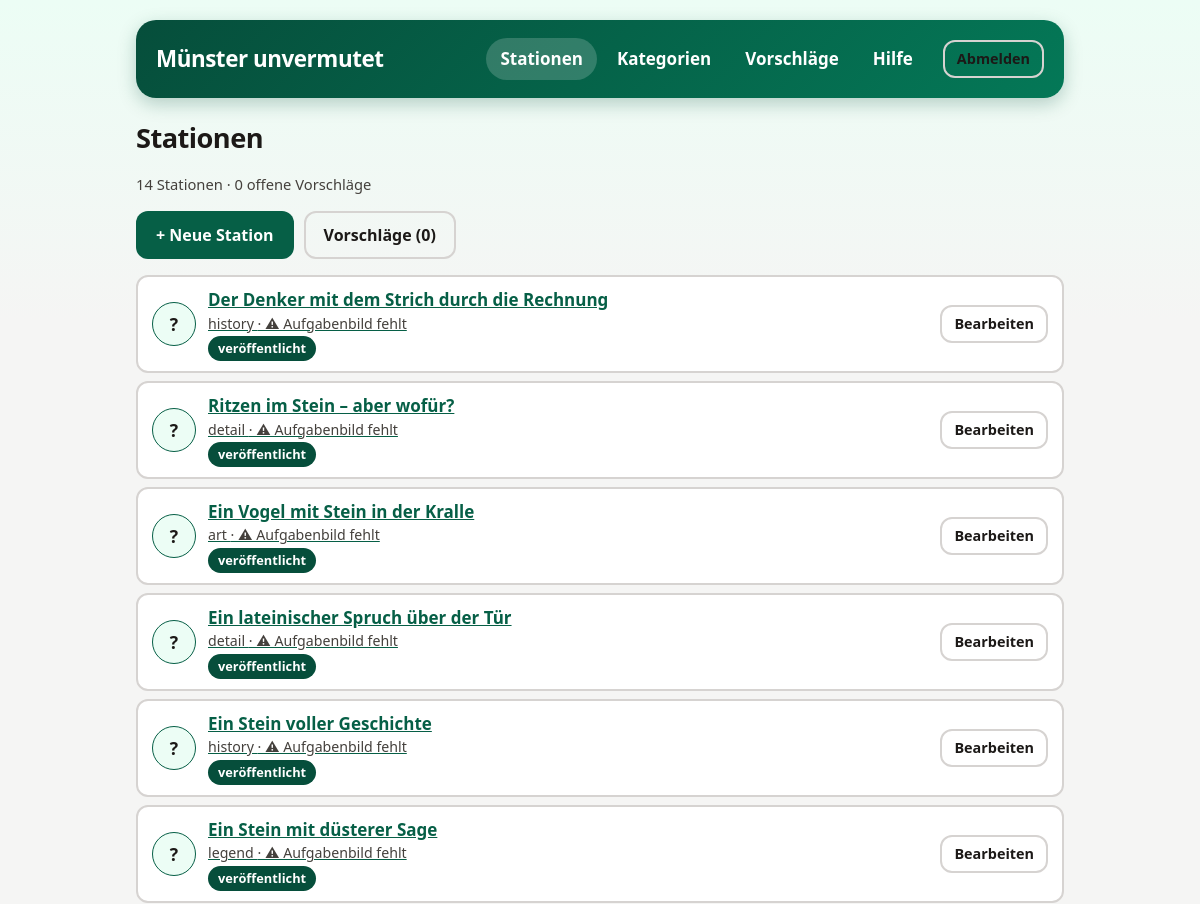
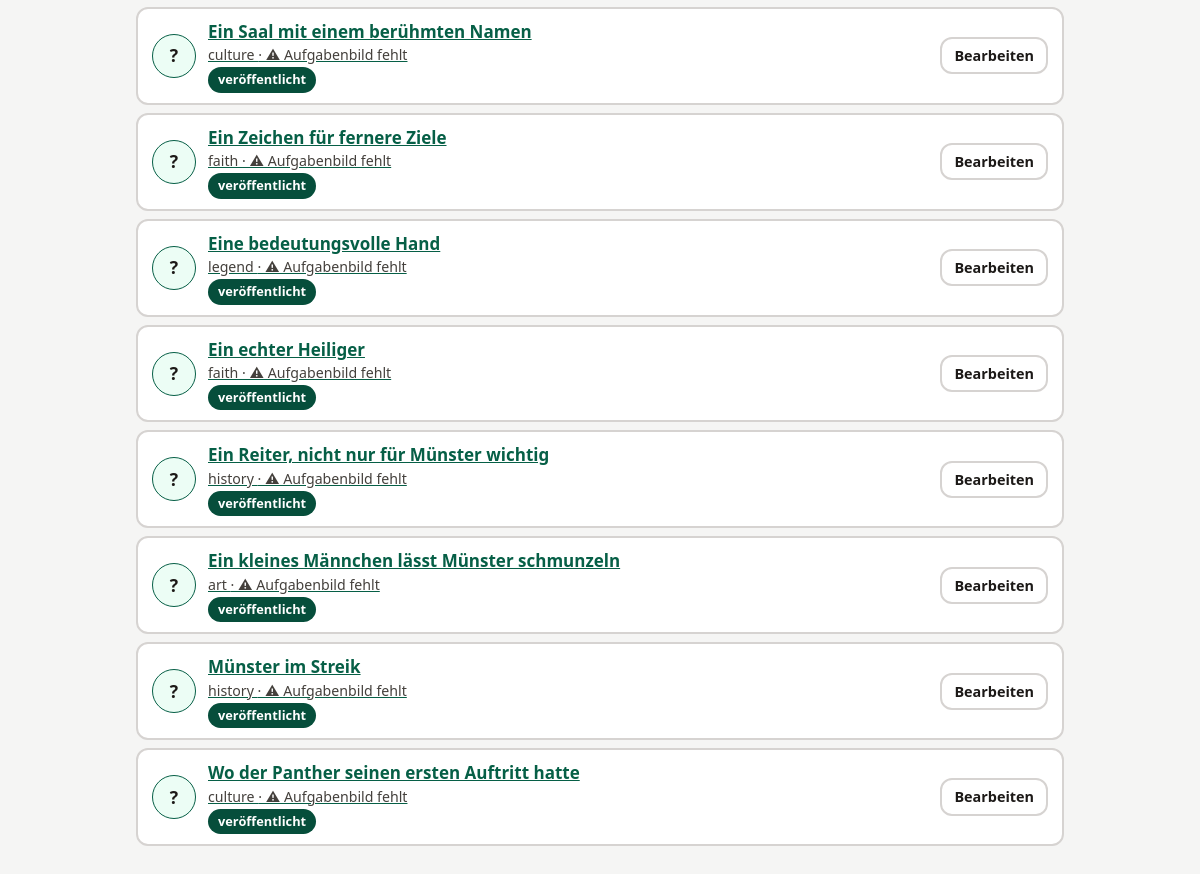
/admin/index.php (signed in), run on an earlier commit of the app's database (2 pictures, top to bottom).
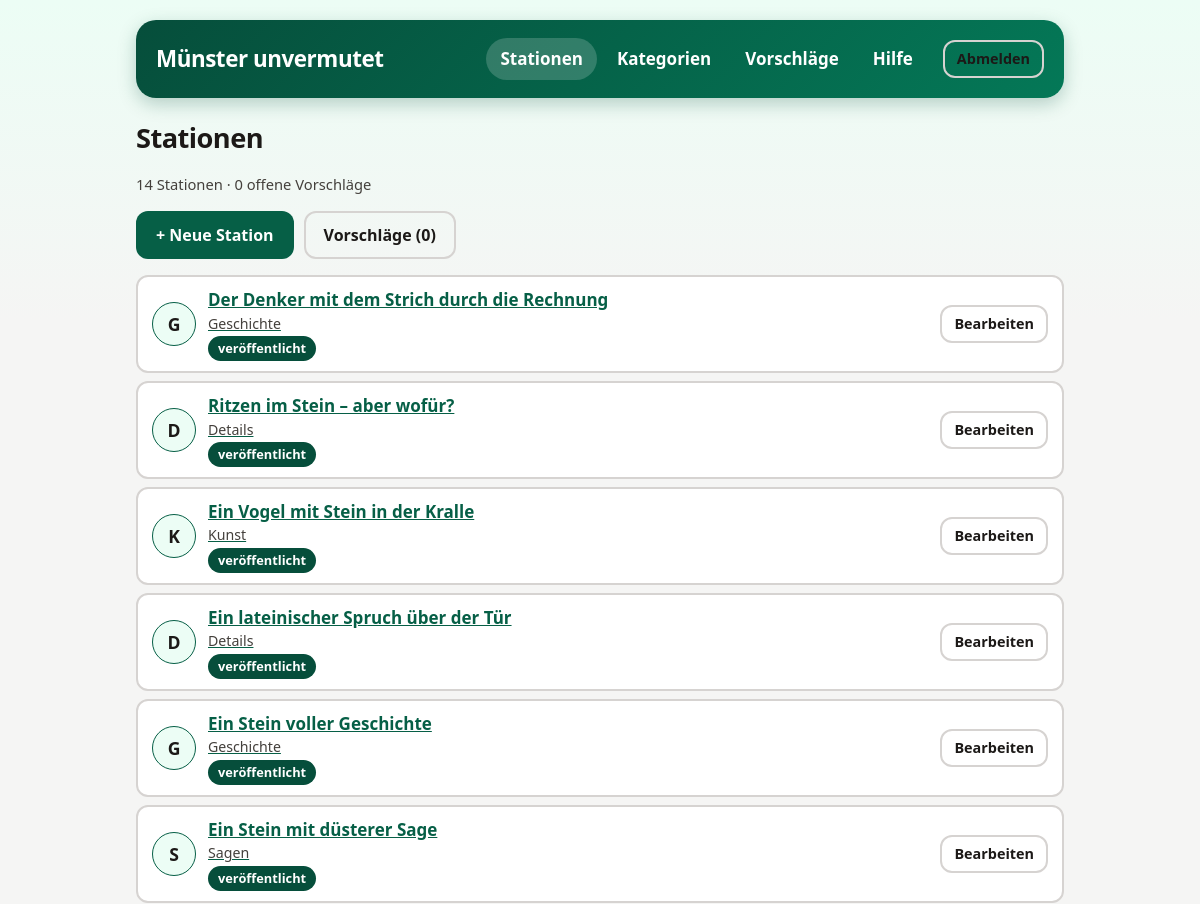
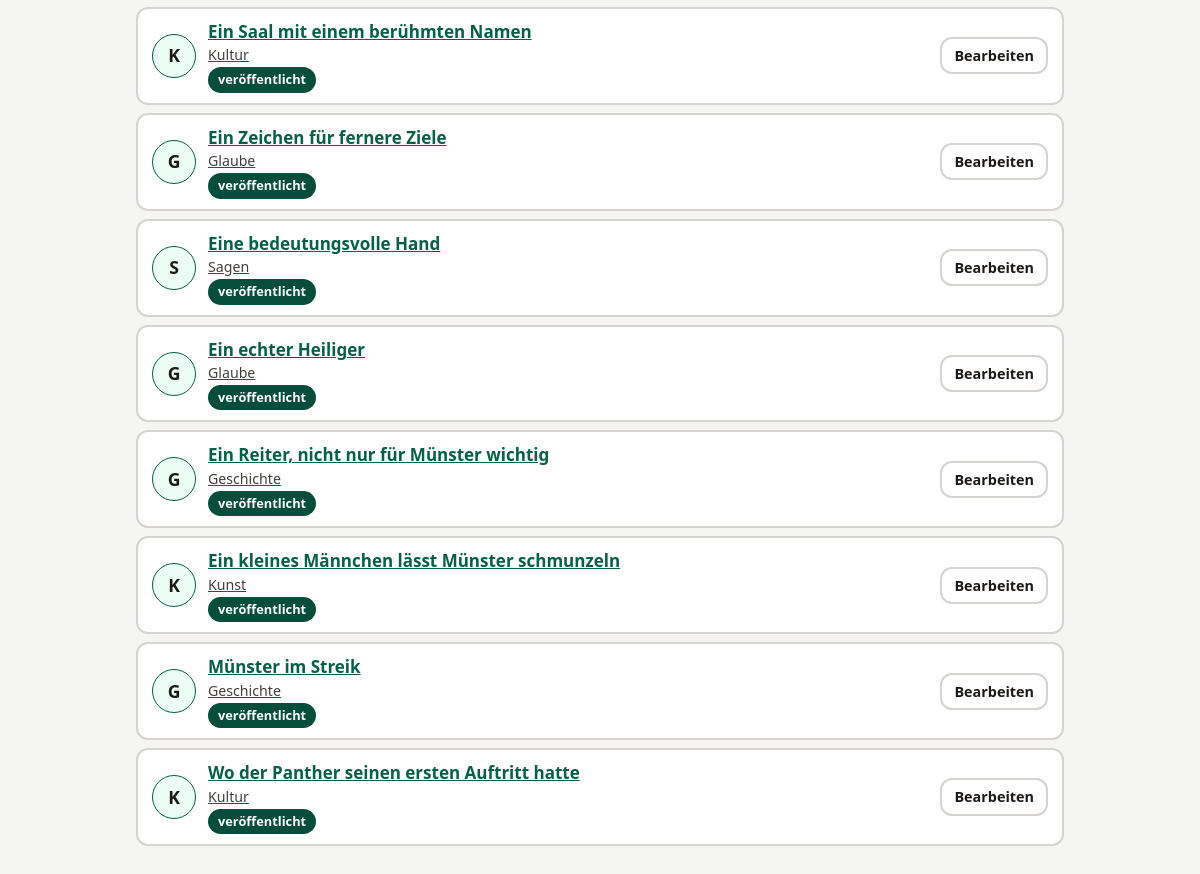
And on a later commit of the database (2 pictures, top to bottom).
### tables this page shows
CREATE TABLE stations (
    id TEXT PRIMARY KEY,
    number INTEGER NOT NULL,
    title TEXT NOT NULL,
    hint TEXT NOT NULL,
    lat NUMERIC NOT NULL,
    lon NUMERIC NOT NULL,
    correct_option_index INTEGER NOT NULL,
    solution_title TEXT NOT NULL,
    solution_caption TEXT,
    info TEXT NOT NULL,
    task_image TEXT NOT NULL,
    solution_image TEXT,
    category TEXT NOT NULL,
    status TEXT NOT NULL DEFAULT 'published'
        CHECK (status IN ('published', 'archived')),
    created_at TEXT NOT NULL,
    updated_at TEXT NOT NULL
);

CREATE TABLE categories (
    id TEXT PRIMARY KEY,
    name TEXT NOT NULL,
    description TEXT NOT NULL DEFAULT '',
    icon TEXT,
    created_at TEXT NOT NULL,
    updated_at TEXT NOT NULL
);

### includes/config.php (called while the page is built, shortened)
<?php
function config(string $key = null)
{
    static $config = null;
    if ($config === null) {
        $root = dirname(__DIR__);
        $config = [
            'root' => $root,
            'db_path' => $root . '/data/game.sqlite',
            'schema_path' => $root . '/setup/schema.sql',
            'upload_dir' => $root . '/uploads',
            'upload_url' => 'uploads',
            'upload_max_bytes' => 8 * 1024 * 1024,
            'upload_max_edge' => 4000,
            'session_name' => 'muenster_admin',
            'session_timeout' => 300,
            'login_max_attempts' => 5,
            'login_window' => 900,
            'suggest_max_per_hour' => 5,
            'allow_http_links' => true,
            'timezone' => 'Europe/Berlin',
        ];
        date_default_timezone_set($config['timezone']);
    }
    return $key === null ? $config : $config[$key];
}

### includes/database.php (called while the page is built, shortened)
<?php
require_once __DIR__ . '/config.php';
function db(): PDO
{
    static $pdo = null;
    if ($pdo === null) {
        $path = config('db_path');
        $isNew = !is_file($path);
        $pdo = new PDO('sqlite:' . $path, null, null, [
            PDO::ATTR_ERRMODE => PDO::ERRMODE_EXCEPTION,
            PDO::ATTR_DEFAULT_FETCH_MODE => PDO::FETCH_ASSOC,
            PDO::ATTR_EMULATE_PREPARES => false,
        ]);
        $pdo->exec('PRAGMA foreign_keys = ON');
        $pdo->exec('PRAGMA busy_timeout = 5000');
        $pdo->exec((string) file_get_contents(config('schema_path')));
    }
    return $pdo;
}

### includes/validation.php (called while the page is built, shortened)
<?php
require_once __DIR__ . '/config.php';
require_once __DIR__ . '/database.php';
function all_categories(): array
{
    return db()->query('SELECT id, name, description, icon FROM categories ORDER BY name COLLATE NOCASE')->fetchAll();
}

### includes/uploads.php (called while the page is built, shortened)
<?php
require_once __DIR__ . '/config.php';
function is_managed_upload(?string $path): bool
{
    return (bool) $path && (bool) preg_match('#^' . preg_quote(config('upload_url'), '#') . '/[a-f0-9]{32}\.(?:jpg|png)$#', $path);
}

### admin/index.php (the view, shortened to what this page needs)
<?php
require __DIR__ . '/_bootstrap.php';
$admin = require_admin();
$stations = db()->query('SELECT id, title, category, status, task_image FROM stations ORDER BY number')->fetchAll();
$categories = array_column(all_categories(), null, 'id');
$pending = (int) db()->query("SELECT COUNT(*) FROM station_suggestions WHERE status = 'pending'")->fetchColumn();
admin_header('Stationen', $admin);
?>
<h1 class="admin-title">Stationen</h1>
<p class="page-subtitle task-intro"><?= count($stations) ?> Stationen · <?= $pending ?> offene Vorschläge</p>
<div class="admin-toolbar">
  <a class="btn" href="station-edit.php">+ Neue Station</a>
  <a class="btn secondary" href="suggestions.php">Vorschläge (<?= $pending ?>)</a>
</div>
<ul class="station-list">
  <?php foreach ($stations as $s): $c = $categories[$s['category']] ?? null; $archived = $s['status'] !== 'published'; ?>
  <li class="station-item<?= $archived ? ' station-item--archived' : '' ?>">
    <span class="ico" aria-hidden="true"><?= category_ico($c) ?></span>
    <a class="admin-main" href="station-edit.php?id=<?= h(urlencode($s['id'])) ?>"><?= h($s['title']) ?>
      <small><?= h($c['name'] ?? $s['category']) ?><?= $s['task_image'] === '' ? ' · ⚠ Aufgabenbild fehlt' : '' ?></small></span>
    <span class="badge<?= $archived ? ' badge--archived' : '' ?>"><?= $archived ? 'archiviert' : 'veröffentlicht' ?></span>
    <span class="admin-actions">
      <a class="btn secondary small" href="station-edit.php?id=<?= h(urlencode($s['id'])) ?>">Bearbeiten</a>
    </span>
  </li>
  <?php endforeach; ?>
</ul>
<?php admin_footer();

### admin/_bootstrap.php (shortened to what this page needs)
<?php
require_once __DIR__ . '/../includes/config.php';
require_once __DIR__ . '/../includes/database.php';
require_once __DIR__ . '/../includes/validation.php';
require_once __DIR__ . '/../includes/uploads.php';
function h($value): string
{
    return htmlspecialchars((string) $value, ENT_QUOTES | ENT_SUBSTITUTE, 'UTF-8');
}
function admin_header(string $title, ?array $admin = null, string $extraHead = ''): void
{
    $current = basename((string) ($_SERVER['SCRIPT_NAME'] ?? ''));
    $nav = [
        'index.php' => ['Stationen', ['index.php', 'station-edit.php']],
        'categories.php' => ['Kategorien', ['categories.php', 'category-edit.php']],
        'suggestions.php' => ['Vorschläge', ['suggestions.php']],
        'help.php' => ['Hilfe', ['help.php']],
    ];
    echo '<!doctype html><html lang="de"><head><meta charset="utf-8">',
        '<meta name="viewport" content="width=device-width, initial-scale=1">',
        '<meta name="color-scheme" content="light dark">',
        '<meta name="robots" content="noindex,nofollow">',
        '<title>', h($title), ' – Admin Münster unvermutet</title>',
        '<link rel="stylesheet" href="admin.css">', $extraHead, '</head><body><div class="page">';
    echo '<header class="hero"><div class="admin-bar"><strong class="admin-brand">Münster unvermutet</strong>';
    if ($admin) {
        echo '<nav class="admin-nav" aria-label="Hauptnavigation">';
        foreach ($nav as $href => [$label, $pages]) {
            echo '<a href="', $href, '"', in_array($current, $pages, true) ? ' aria-current="page"' : '', '>', $label, '</a>';
        }
        echo '</nav><div class="admin-user">',
            '<form method="post" action="logout.php">', csrf_field(), '<button class="secondary small">Abmelden</button></form></div>';
    }
    echo '</div></header><main>';
}
function admin_footer(): void
{
    echo '</main></div></body></html>';
}
function category_ico(?array $category): string
{
    return h(mb_strtoupper(mb_substr((string) ($category['name'] ?? '?'), 0, 1)));
}

### admin/admin.css (style rules this page uses)
:root { font-family: system-ui, -apple-system, 'Segoe UI', sans-serif; color-scheme: light dark; --green: #065f46; --green-dark: #064e3b; --green-soft: #ecfdf5; --ink: #1c1917; --muted: #44403c; --bg: #f5f5f4; --bg-top: #ecfdf5; --surface: #fff; --surface-alt: #f5f5f4; --border: #d6d3d1; --border-soft: #e7e5e4; --link: #065f46; --focus: #f59e0b; --danger: #b91c1c; --danger-soft: #fee2e2; --ok-soft: #d1fae5; --hero-from: #064e3b; --hero-to: #047857; --hero-text: #d1fae5; --cat: #065f46; --cat-soft: #ecfdf5; --shadow: rgba(6, 78, 59, 0.25); }
* { box-sizing: border-box; }
body { margin: 0; background: linear-gradient(180deg, var(--bg-top) 0, var(--bg) 320px) no-repeat var(--bg); color: var(--ink); font-size: 1.0625rem; line-height: 1.5; }
a { color: var(--link); }
.page { max-width: 960px; margin: 0 auto; padding: 20px 16px 48px; }
.hero { background: linear-gradient(135deg, var(--hero-from), var(--hero-to)); color: #fff; border-radius: 20px; padding: 18px 20px; box-shadow: 0 6px 18px var(--shadow); margin-bottom: 20px; }
.hero h1, .hero .admin-brand { margin: 0; font-size: 1.4rem; letter-spacing: -0.02em; color: inherit; }
.admin-bar { display: flex; align-items: center; gap: 10px 16px; }
.admin-nav { display: flex; gap: 6px; margin-left: auto; }
.admin-nav a { color: inherit; text-decoration: none; font-weight: 700; padding: 8px 14px; border-radius: 999px; }
.admin-nav a:hover, .admin-nav a[aria-current='page'] { background: rgba(255, 255, 255, 0.18); }
.admin-user { display: flex; align-items: center; gap: 10px; font-size: 0.9rem; }
.admin-user form { margin: 0; }
h1.admin-title { font-size: 1.7rem; letter-spacing: -0.02em; margin: 0 0 4px; color: var(--ink); }
.admin-toolbar { display: flex; flex-wrap: wrap; gap: 10px; align-items: center; margin: 16px 0; }
button, .btn { cursor: pointer; font: inherit; font-size: 1rem; font-weight: 600; min-height: 44px; padding: 10px 18px; border-radius: 12px; border: 2px solid transparent; text-decoration: none; display: inline-flex; align-items: center; justify-content: center; gap: 6px; background: var(--green); color: #fff; transition: transform 0.18s ease, background-color 0.18s ease; }
button.secondary, .btn.secondary, .back-button { background: transparent; color: var(--ink); border-color: var(--border); font-weight: 700; }
button.small, .btn.small { min-height: 36px; padding: 6px 12px; font-size: 0.9rem; }
.task-intro, .muted { color: var(--muted); font-size: 0.92rem; }
.badge { display: inline-block; font-size: 0.8rem; font-weight: 700; padding: 3px 10px; border-radius: 999px; background: var(--green-dark); color: #fff; }
.station-list { list-style: none; margin: 16px 0 0; padding: 0; display: grid; gap: 8px; }
.station-item { display: flex; align-items: center; gap: 12px; background: var(--surface); color: var(--ink); border: 2px solid var(--border); border-radius: 12px; padding: 10px 14px; min-height: 60px; font-weight: 600; }
.station-item .ico { flex: 0 0 44px; height: 44px; border-radius: 50%; background: var(--cat-soft); border: 1px solid var(--cat); display: flex; align-items: center; justify-content: center; font-size: 1.1rem; font-weight: 800; overflow: hidden; }
.station-item .admin-main { flex: 1; min-width: 0; }
.station-item small { display: block; font-weight: 500; color: var(--muted); }
.admin-actions { display: flex; gap: 8px; flex-wrap: wrap; align-items: center; }

What changed in the data, as far as the page shows it:
changed stations "Der Denker mit dem Strich durch die Rechnung": category.name "?" → "G"; category.name "history" → "Geschichte"; no longer shows "· ⚠ Aufgabenbild fehlt"
changed stations "Ritzen im Stein – aber wofür?": category.name "?" → "D"; category.name "detail" → "Details"; no longer shows "· ⚠ Aufgabenbild fehlt"
changed stations "Ein Vogel mit Stein in der Kralle": category.name "?" → "K"; category.name "art" → "Kunst"; no longer shows "· ⚠ Aufgabenbild fehlt"
changed stations "Ein lateinischer Spruch über der Tür": category.name "?" → "D"; category.name "detail" → "Details"; no longer shows "· ⚠ Aufgabenbild fehlt"
changed stations "Ein Stein voller Geschichte": category.name "?" → "G"; category.name "history" → "Geschichte"; no longer shows "· ⚠ Aufgabenbild fehlt"
changed stations "Ein Stein mit düsterer Sage": category.name "?" → "S"; category.name "legend" → "Sagen"; no longer shows "· ⚠ Aufgabenbild fehlt"
changed stations "Ein Saal mit einem berühmten Namen": category.name "?" → "K"; category.name "culture" → "Kultur"; no longer shows "· ⚠ Aufgabenbild fehlt"
changed stations "Ein Zeichen für fernere Ziele": category.name "?" → "G"; category.name "faith" → "Glaube"; no longer shows "· ⚠ Aufgabenbild fehlt"
changed stations "Eine bedeutungsvolle Hand": category.name "?" → "S"; category.name "legend" → "Sagen"; no longer shows "· ⚠ Aufgabenbild fehlt"
changed stations "Ein echter Heiliger": category.name "?" → "G"; category.name "faith" → "Glaube"; no longer shows "· ⚠ Aufgabenbild fehlt"
changed stations "Ein Reiter, nicht nur für Münster wichtig": category.name "?" → "G"; category.name "history" → "Geschichte"; no longer shows "· ⚠ Aufgabenbild fehlt"
changed stations "Ein kleines Männchen lässt Münster schmunzeln": category.name "?" → "K"; category.name "art" → "Kunst"; no longer shows "· ⚠ Aufgabenbild fehlt"
changed stations "Münster im Streik": category.name "?" → "G"; category.name "history" → "Geschichte"; no longer shows "· ⚠ Aufgabenbild fehlt"
changed stations "Wo der Panther seinen ersten Auftritt hatte": category.name "?" → "K"; category.name "culture" → "Kultur"; no longer shows "· ⚠ Aufgabenbild fehlt"
